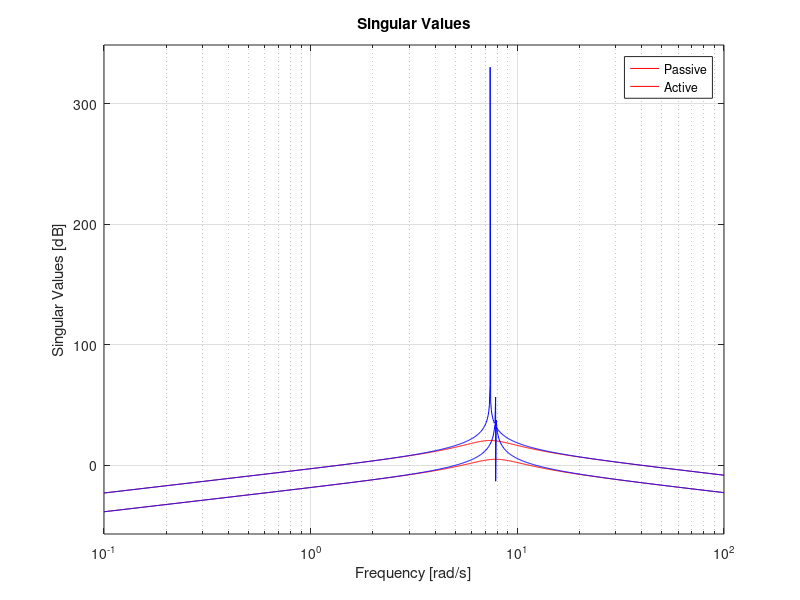

Here is the MATLAB script that generated this plot: (Note: this script raises an error after producing the figure.)
clc
close all
clear all

s=tf('s');

% systme parameters
m=22000;   %kg
j=700e3;   %kgm^2
c=40e3;    %Ns/m
k=2*300e3; %N/m
L=6;       %m

%% State space model for passive system

k1 = k;
k2 = k;
c1 = c;
c2 = c;
l1 = L;
l2 = L;

Apass = [0, 1, 0, 0;
    -(k1+k2)/m,  -(c1+c2)/m, (k1*l1 - k2*l2)/m, (c1*l1 - c2*l2)/m;
    0, 0, 0, 1;
    (k1*l1 - k2*l2)/j, (c1*l1 - c2*l2)/j, -(k1*l1*l1 + k2*l2*l2)/j, -(c1*l1*l1 + c2*l2*l2)/j];

Bpass = [0,0,0,0;
    k1/m, c1/m, k2/m, c2/m;
    0,0,0,0;
    -k1*l1/j, -c1*l1/j, k2*l2/j, c2*l2/j];

Cpass = [0,1,0,0;0,0,0,1];

Dpass = zeros(2,4);

sys_pass = ss(Apass, Bpass, Cpass, Dpass);
sigma(sys_pass)

%% State space model for skyhook control
Ask=[0 1 0 0
    -2*k/m 0 0 0
    0 0 0 1
    0 0 -2*k*L^2/j 0];
Bsk=[0 0 0 0
    k/m k/m -1/m -1/m
    0 0 0 0
    -L*k/j L*k/j L/j -L/j];
Csk=[0 1 0 0
    0 0 0 1];
Dsk=zeros(2,4);


sys_active = ss(Ask,Bsk,Csk,Dsk);

sigma(sys_pass,'r')
hold on
sigma(sys_active,'b')
legend('Passive','Active');

[wn,zeta] = damp(sys_active);

%% TF wrt z_w1
[zw1b,zw1a] = ss2tf(Ask,Bsk,Csk,Dsk,1);
tf_z_zw1 = tf(zw1b(1,:),zw1a);
tf_chi_zw1 = tf(zw1b(2,:),zw1a);

[zw2b,zw2a] = ss2tf(Ask,Bsk,Csk,Dsk,2);
tf_z_zw2 = tf(zw2b(1,:),zw2a);
tf_chi_zw2 = tf(zw2b(2,:),zw2a);

[fa1b,fa1a] = ss2tf(Ask,Bsk,Csk,Dsk,3);
tf_z_fa1 = tf(fa1b(1,:),fa1a);
tf_chi_fa1 = tf(fa1b(2,:),fa1a);

[fa2b,fa2a] = ss2tf(Ask,Bsk,Csk,Dsk,4);
tf_z_fa2 = tf(fa2b(1,:),fa2a);
tf_chi_fa2 = tf(fa2b(2,:),fa2a);

figure,
subplot(2,2,1),bode(tf_z_zw1);
title('TF z_{w1} to z')
grid on
subplot(2,2,2),bode(tf_z_zw2);
title('TF z_{w2} to z')
grid on
subplot(2,2,3),bode(tf_z_fa1);
title('TF Fa_1 to z')
grid on
subplot(2,2,4),bode(tf_z_fa2);
title('TF Fa_2 to z')
grid on
sgtitle('Bode plots of z in MIMO vehicle model');

figure,
subplot(2,2,1),bode(tf_chi_zw1);
title('TF z_{w1} to \chi')
grid on
subplot(2,2,2),bode(tf_chi_zw2);
title('TF z_{w2} to \chi')
grid on
subplot(2,2,3),bode(tf_chi_fa1);
title('TF Fa_1 to \chi')
grid on
subplot(2,2,4),bode(tf_chi_fa2);
title('TF Fa_2 to \chi')
grid on
sgtitle('Bode plots of \chi in MIMO vehicle model');


